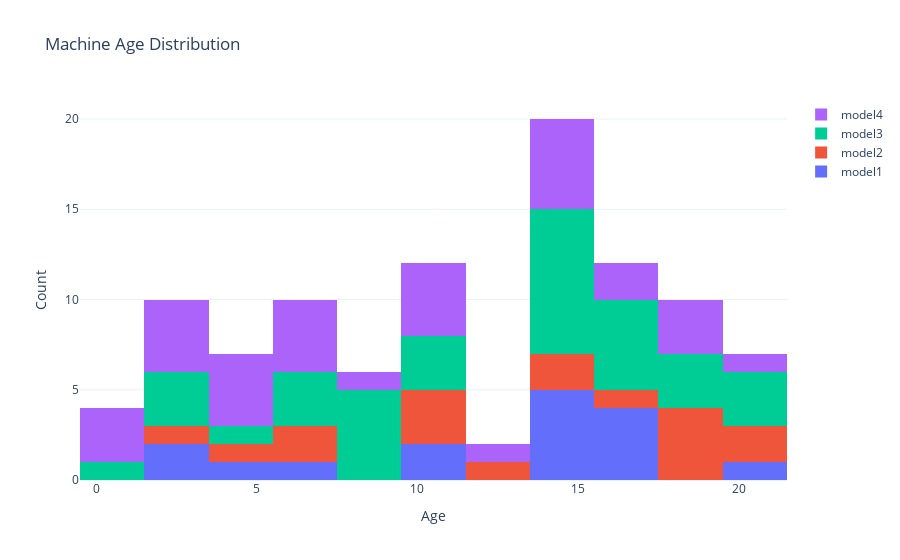

The code cell stored with this chart in its notebook:
### Code cell
fig = go.Figure()
fig.add_trace(go.Histogram(
    x=machines.loc[machines['model'] == 'model1', 'age'], name='model1'))
fig.add_trace(go.Histogram(
    x=machines.loc[machines['model'] == 'model2', 'age'], name='model2'))
fig.add_trace(go.Histogram(
    x=machines.loc[machines['model'] == 'model3', 'age'], name='model3'))
fig.add_trace(go.Histogram(
    x=machines.loc[machines['model'] == 'model4', 'age'], name='model4',))
fig.update_layout(xaxis_title='Age', yaxis_title='Count', template='plotly_white')
fig.update_layout(barmode='stack', title='Machine Age Distribution')
fig.show()

### Figure 1 — Plotly figure (JSON) as saved in the notebook; plotly's stock layout.template omitted (floating-point values rounded to 4 significant figures)
{"data": [{"name": "model1", "type": "histogram", "x": [15, 3, 14, 14, 17, 20, 11, 17, 16, 7, 15, 10, 5, 16, 2, 14]}, {"name": "model2", "type": "histogram", "x": [6, 16, 14, 4, 6, 10, 19, 18, 20, 10, 12, 2, 18, 18, 10, 14, 20]}, {"name": "model3", "type": "histogram", "x": [18, 8, 7, 2, 7, 20, 16, 10, 9, 1, 14, 15, 17, 3, 9, 20, 14, 14, 14, 14, 5, 17, 17, 20, 15, 10, 9, 19, 14, 6, 11, 9, 2, 17, 18]}, {"name": "model4", "type": "histogram", "x": [7, 7, 16, 1, 3, 15, 10, 5, 15, 0, 9, 7, 10, 10, 4, 19, 10, 3, 2, 20, 14, 6, 14, 2, 4, 12, 19, 1, 18, 14, 17, 5]}], "layout": {"barmode": "stack", "title": {"text": "Machine Age Distribution"}, "xaxis": {"title": {"text": "Age"}}, "yaxis": {"title": {"text": "Count"}}}}
